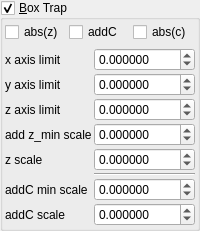
    <widget class="MyGroupBox" name="groupCheck_surfBox_enabledX2_false">
     <property name="font">
      <font>
       <weight>50</weight>
       <bold>false</bold>
      </font>
     </property>
     <property name="title">
      <string>&amp;Box Trap</string>
     </property>
     <property name="checkable">
      <bool>true</bool>
     </property>
     <layout class="QVBoxLayout" name="verticalLayout_5">
      <property name="leftMargin">
       <number>2</number>
      </property>
      <property name="topMargin">
       <number>2</number>
      </property>
      <property name="rightMargin">
       <number>2</number>
      </property>
      <property name="bottomMargin">
       <number>2</number>
      </property>
      <item>
       <layout class="QGridLayout" name="gridLayout_81" columnstretch="0,0,0">
        <property name="spacing">
         <number>2</number>
        </property>
        <item row="2" column="0">
         <widget class="MyCheckBox" name="checkBox_surfBox_enabledX1">
          <property name="enabled">
           <bool>true</bool>
          </property>
          <property name="text">
           <string notr="true">abs(z)</string>
          </property>
         </widget>
        </item>
        <item row="2" column="1">
         <widget class="MyCheckBox" name="checkBox_surfBox_enabledY2_false">
          <property name="enabled">
           <bool>true</bool>
          </property>
          <property name="text">
           <string notr="true">addC</string>
          </property>
         </widget>
        </item>
        <item row="2" column="2">
         <widget class="MyCheckBox" name="checkBox_surfBox_enabledY1">
          <property name="enabled">
           <bool>true</bool>
          </property>
          <property name="text">
           <string notr="true">abs(c)</string>
          </property>
         </widget>
        </item>
       </layout>
      </item>
      <item>
       <layout class="QGridLayout" name="gridLayout_7" columnstretch="0,1">
        <property name="spacing">
         <number>2</number>
        </property>
        <item row="3" column="0">
         <widget class="QLabel" name="label_101">
          <property name="text">
           <string>z axis limit</string>
          </property>
         </widget>
        </item>
        <item row="1" column="1">
         <widget class="MyDoubleSpinBox" name="spinbox3_transf_scale3D_444_x">
          <property name="enabled">
           <bool>true</bool>
          </property>
          <property name="sizePolicy">
           <sizepolicy hsizetype="Minimum" vsizetype="Maximum">
            <horstretch>0</horstretch>
            <verstretch>0</verstretch>
           </sizepolicy>
          </property>
          <property name="prefix">
           <string/>
          </property>
          <property name="suffix">
           <string/>
          </property>
          <property name="decimals">
           <number>6</number>
          </property>
          <property name="minimum">
           <double>-99.989999999999995</double>
          </property>
          <property name="maximum">
           <double>99.989999999999995</double>
          </property>
          <property name="singleStep">
           <double>0.100000000000000</double>
          </property>
         </widget>
        </item>
        <item row="5" column="1">
         <widget class="MyDoubleSpinBox" name="spinbox_transf_scaleC_1">
          <property name="enabled">
           <bool>true</bool>
          </property>
          <property name="sizePolicy">
           <sizepolicy hsizetype="Minimum" vsizetype="Maximum">
            <horstretch>0</horstretch>
            <verstretch>0</verstretch>
           </sizepolicy>
          </property>
          <property name="prefix">
           <string/>
          </property>
          <property name="decimals">
           <number>6</number>
          </property>
          <property name="minimum">
           <double>-99.989999999999995</double>
          </property>
          <property name="singleStep">
           <double>0.100000000000000</double>
          </property>
         </widget>
        </item>
        <item row="3" column="1">
         <widget class="MyDoubleSpinBox" name="spinbox3_transf_scale3D_444_z">
          <property name="enabled">
           <bool>true</bool>
          </property>
          <property name="sizePolicy">
           <sizepolicy hsizetype="Minimum" vsizetype="Maximum">
            <horstretch>0</horstretch>
            <verstretch>0</verstretch>
           </sizepolicy>
          </property>
          <property name="prefix">
           <string/>
          </property>
          <property name="suffix">
           <string/>
          </property>
          <property name="decimals">
           <number>6</number>
          </property>
          <property name="minimum">
           <double>-99.989999999999995</double>
          </property>
          <property name="maximum">
           <double>99.989999999999995</double>
          </property>
          <property name="singleStep">
           <double>0.100000000000000</double>
          </property>
         </widget>
        </item>
        <item row="2" column="1">
         <widget class="MyDoubleSpinBox" name="spinbox3_transf_scale3D_444_y">
          <property name="enabled">
           <bool>true</bool>
          </property>
          <property name="sizePolicy">
           <sizepolicy hsizetype="Minimum" vsizetype="Maximum">
            <horstretch>0</horstretch>
            <verstretch>0</verstretch>
           </sizepolicy>
          </property>
          <property name="prefix">
           <string/>
          </property>
          <property name="suffix">
           <string/>
          </property>
          <property name="decimals">
           <number>6</number>
          </property>
          <property name="minimum">
           <double>-99.989999999999995</double>
          </property>
          <property name="maximum">
           <double>99.989999999999995</double>
          </property>
          <property name="singleStep">
           <double>0.100000000000000</double>
          </property>
         </widget>
        </item>
        <item row="2" column="0">
         <widget class="QLabel" name="label_100">
          <property name="text">
           <string>y axis limit</string>
          </property>
         </widget>
        </item>
        <item row="8" column="1">
         <widget class="MyDoubleSpinBox" name="spinbox_transf_scaleE_1">
          <property name="enabled">
           <bool>true</bool>
          </property>
          <property name="sizePolicy">
           <sizepolicy hsizetype="Minimum" vsizetype="Maximum">
            <horstretch>0</horstretch>
            <verstretch>0</verstretch>
           </sizepolicy>
          </property>
          <property name="prefix">
           <string/>
          </property>
          <property name="decimals">
           <number>6</number>
          </property>
          <property name="minimum">
           <double>-99.989999999999995</double>
          </property>
          <property name="singleStep">
           <double>0.100000000000000</double>
          </property>
         </widget>
        </item>
        <item row="7" column="1">
         <widget class="MyDoubleSpinBox" name="spinbox_transf_offsetA_0">
          <property name="enabled">
           <bool>true</bool>
          </property>
          <property name="sizePolicy">
           <sizepolicy hsizetype="Minimum" vsizetype="Maximum">
            <horstretch>0</horstretch>
            <verstretch>0</verstretch>
           </sizepolicy>
          </property>
          <property name="prefix">
           <string/>
          </property>
          <property name="decimals">
           <number>6</number>
          </property>
          <property name="minimum">
           <double>-99.989999999999995</double>
          </property>
          <property name="singleStep">
           <double>0.100000000000000</double>
          </property>
         </widget>
        </item>
        <item row="7" column="0">
         <widget class="QLabel" name="label_106">
          <property name="text">
           <string>addC min scale</string>
          </property>
         </widget>
        </item>
        <item row="8" column="0">
         <widget class="QLabel" name="label_107">
          <property name="text">
           <string>addC scale</string>
          </property>
         </widget>
        </item>
        <item row="4" column="0">
         <widget class="QLabel" name="label_105">
          <property name="text">
           <string>add z_min scale</string>
          </property>
         </widget>
        </item>
        <item row="5" column="0">
         <widget class="QLabel" name="label_108">
          <property name="text">
           <string>z scale</string>
          </property>
         </widget>
        </item>
        <item row="4" column="1">
         <widget class="MyDoubleSpinBox" name="spinbox_transf_offsetB_0">
          <property name="enabled">
           <bool>true</bool>
          </property>
          <property name="sizePolicy">
           <sizepolicy hsizetype="Minimum" vsizetype="Maximum">
            <horstretch>0</horstretch>
            <verstretch>0</verstretch>
           </sizepolicy>
          </property>
          <property name="prefix">
           <string/>
          </property>
          <property name="decimals">
           <number>6</number>
          </property>
          <property name="minimum">
           <double>-99.989999999999995</double>
          </property>
          <property name="singleStep">
           <double>0.100000000000000</double>
          </property>
         </widget>
        </item>
        <item row="1" column="0">
         <widget class="QLabel" name="label_99">
          <property name="text">
           <string>x axis limit</string>
          </property>
         </widget>
        </item>
        <item row="6" column="1">
         <widget class="Line" name="line_6">
          <property name="orientation">
           <enum>Qt::Horizontal</enum>
          </property>
         </widget>
        </item>
       </layout>
      </item>
     </layout>
    </widget>
